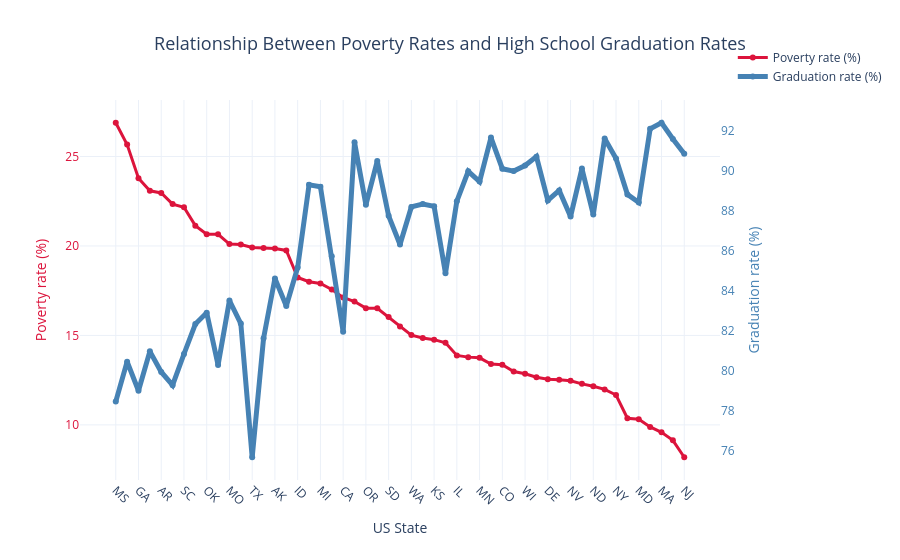

The cell this chart's notebook holds for it:
### Code cell
fig = go.Figure()

fig.add_trace(
    go.Scatter(
        x=state_poverty_and_graduation['Geographic Area'],
        y=state_poverty_and_graduation['poverty_rate'],
        name='Poverty rate (%)',
        mode='lines+markers',
        line=dict(color='crimson', width=3),
        hovertemplate=(
            '<b>State: %{x}</b><br>'
            '<b>Poverty rate: %{y:.1f}%</br><br>'
            '<extra></extra>'
        ),
        yaxis='y1'
    )
)

fig.add_trace(
    go.Scatter(
        x=state_poverty_and_graduation['Geographic Area'],
        y=state_poverty_and_graduation['graduation_rate'],
        name='Graduation rate (%)',
        mode='lines+markers',
        line=dict(color='steelblue', width=5), 
        hovertemplate=(
            '<b>State: %{x}</b><br>'
            '<b>Graduation rate: %{y:.1f}%</b><br>'
            '<extra></extra>'
        ),
        yaxis='y2'
    )
)

fig.update_layout(
    title=dict(
        text='Relationship Between Poverty Rates and High School Graduation Rates',
        x=0.5,
        font=dict(size=18)
    ),
    xaxis=dict(
        title='US State',
        tickangle=45
    ),
    yaxis=dict(
        title='Poverty rate (%)',
        color='crimson',
        showgrid=True
        
    ),
    yaxis2=dict(
        title='Graduation rate (%)',
        overlaying='y',
        side='right',
        color='steelblue',
        showgrid=False
    ),
    legend=dict(
        orientation='v',
        y=1.15
    ),
    template='plotly_white',
)

### Figure 1 — Plotly figure (JSON) as saved in the notebook; plotly's stock layout.template omitted (floating-point values rounded to 4 significant figures)
{"data": [{"hovertemplate": "<b>State: %{x}</b><br><b>Poverty rate: %{y:.1f}%</br><br><extra></extra>", "line": {"color": "crimson", "width": 3}, "mode": "lines+markers", "name": "Poverty rate (%)", "type": "scatter", "x": ["MS", "AZ", "GA", "NM", "AR", "LA", "SC", "WV", "OK", "AL", "MO", "KY", "TX", "TN", "AK", "NC", "ID", "DC", "MI", "FL", "CA", "ME", "OR", "MT", "SD", "IN", "WA", "OH", "KS", "VA", "IL", "VT", "MN", "HI", "CO", "NE", "WI", "NH", "DE", "PA", "NV", "IA", "ND", "UT", "NY", "RI", "MD", "WY", "MA", "CT", "NJ"], "y": [26.88, 25.67, 23.78, 23.08, 22.96, 22.34, 22.16, 21.13, 20.66, 20.65, 20.11, 20.08, 19.92, 19.89, 19.85, 19.75, 18.24, 18.0, 17.9, 17.57, 17.12, 16.89, 16.52, 16.51, 16.03, 15.5, 15.02, 14.85, 14.76, 14.59, 13.88, 13.79, 13.75, 13.4, 13.36, 12.98, 12.86, 12.66, 12.56, 12.52, 12.47, 12.29, 12.16, 11.98, 11.67, 10.37, 10.31, 9.888, 9.585, 9.137, 8.191], "yaxis": "y"}, {"hovertemplate": "<b>State: %{x}</b><br><b>Graduation rate: %{y:.1f}%</b><br><extra></extra>", "line": {"color": "steelblue", "width": 5}, "mode": "lines+markers", "name": "Graduation rate (%)", "type": "scatter", "x": ["MS", "AZ", "GA", "NM", "AR", "LA", "SC", "WV", "OK", "AL", "MO", "KY", "TX", "TN", "AK", "NC", "ID", "DC", "MI", "FL", "CA", "ME", "OR", "MT", "SD", "IN", "WA", "OH", "KS", "VA", "IL", "VT", "MN", "HI", "CO", "NE", "WI", "NH", "DE", "PA", "NV", "IA", "ND", "UT", "NY", "RI", "MD", "WY", "MA", "CT", "NJ"], "y": [78.47, 80.47, 79.01, 80.98, 79.95, 79.29, 80.85, 82.35, 82.91, 80.3, 83.52, 82.37, 75.69, 81.63, 84.63, 83.25, 85.17, 89.3, 89.21, 85.74, 81.96, 91.43, 88.3, 90.49, 87.75, 86.32, 88.2, 88.34, 88.23, 84.88, 88.48, 89.98, 89.47, 91.67, 90.11, 89.99, 90.26, 90.71, 88.52, 89.02, 87.72, 90.11, 87.82, 91.62, 90.61, 88.82, 88.42, 92.1, 92.4, 91.59, 90.85], "yaxis": "y2"}], "layout": {"legend": {"orientation": "v", "y": 1.15}, "title": {"font": {"size": 18}, "text": "Relationship Between Poverty Rates and High School Graduation Rates", "x": 0.5}, "xaxis": {"tickangle": 45, "title": {"text": "US State"}}, "yaxis": {"color": "crimson", "showgrid": true, "title": {"text": "Poverty rate (%)"}}, "yaxis2": {"color": "steelblue", "overlaying": "y", "showgrid": false, "side": "right", "title": {"text": "Graduation rate (%)"}}}}
